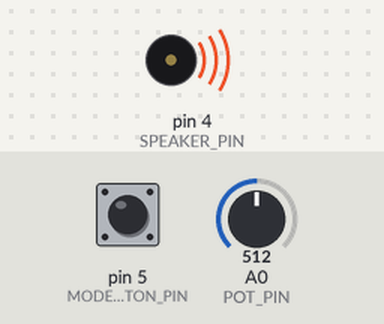
Recording of a sketch running on a simulated Arduino Uno, built with avr-gcc and run on an emulated ATmega328P. Parts: buzzer (waves = sounding). The test bench sets the inputs (shaded band); at power-on: A0 (POT_PIN) = 512, pin 5 (MODE_BUTTON_PIN) HIGH. What the sketch prints to the serial monitor is not drawn.

Above: at 1.2 s.
1.3 s: A0 (POT_PIN) set to 22
At 2.1 s:
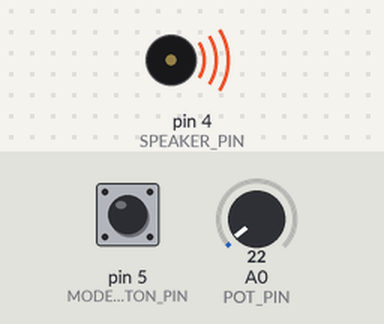
4.3 s: A0 (POT_PIN) set to 18
At 5.4 s:
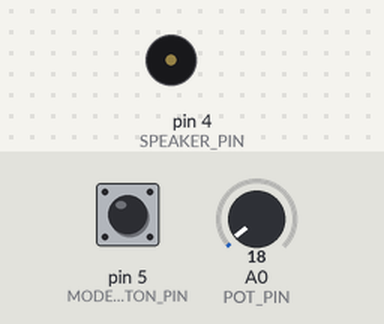
5.8 s: pin 5 (MODE_BUTTON_PIN) pulled LOW for 0.15 s
7.6 s: pin 5 (MODE_BUTTON_PIN) pulled LOW for 1 s
11.6 s: pin 5 (MODE_BUTTON_PIN) pulsed LOW 2 times (0.12 s each, 0.3 s apart)
15.2 s: pin 5 (MODE_BUTTON_PIN) pulsed LOW 2 times (0.12 s each, 0.3 s apart)
Timing chart, 0 to 18.2 s (numbered marks = the images above; inputs shaded):
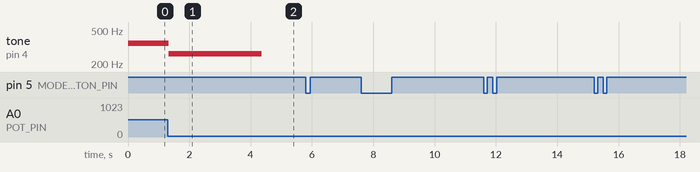

Measured:
- the behaviour switches between 21 and 20 on A0 (POT_PIN) (found by bisection; images 1 and 2)
- after the input at 1.3 s, tone on pin 4 (SPEAKER_PIN): 349 Hz → 262 Hz at once
- after the input at 4.3 s, tone on pin 4 (SPEAKER_PIN): 262 Hz → silent after 0.06 s

The sketch:

beep.ino
```cpp
/*
 * スケッチ名: Volume_Tone.ino
 * 概要: 可変抵抗器 (ボリューム) を回して配列の音階を鳴らし、ボタンでメジャー/沖縄音階を切り替える
 */

// ----------------------------------------------------
// 1. ピン設定と定数
// ----------------------------------------------------
const int SPEAKER_PIN = 4;      // スピーカー接続ピン (D4)
const int POT_PIN = A0;         // 可変抵抗器 (ボリューム) 接続ピン (A0)
const int MODE_BUTTON_PIN = 5;  // モード切り替えボタン (D5, INPUT_PULLUPを使用)

// ----------------------------------------------------
// 2. 音階の周波数定義 (Hz)
// ----------------------------------------------------
const int NOTE_C4 = 262;
const int NOTE_D4 = 294;
const int NOTE_E4 = 330;
const int NOTE_F4 = 349;
const int NOTE_G4 = 392;
const int NOTE_A4 = 440;
const int NOTE_B4 = 494;
const int NOTE_C5 = 523;
const int NOTE_E5 = 659; // ミ(高)

// ----------------------------------------------------
// 3. 音階配列の定義
// ----------------------------------------------------

// メジャーコード音階配列 (Cメジャー)
const int TONES_MAJOR[] = {
  NOTE_C4, NOTE_D4, NOTE_E4, NOTE_F4,
  NOTE_G4, NOTE_A4, NOTE_B4, NOTE_C5,
  NOTE_E5
};
const int NUM_MAJOR_TONES = sizeof(TONES_MAJOR) / sizeof(TONES_MAJOR[0]);

// 沖縄音階配列 (Cを基準とした琉球音階: C, E, F, G, B)
const int TONES_OKINAWA[] = {
  NOTE_C4,
  NOTE_E4,
  NOTE_F4,
  NOTE_G4,
  NOTE_B4,
  NOTE_C5,
  NOTE_E5
};
const int NUM_OKINAWA_TONES = sizeof(TONES_OKINAWA) / sizeof(TONES_OKINAWA[0]);

// ----------------------------------------------------
// 4. 状態管理変数
// ----------------------------------------------------

// 0: メジャー, 1: 沖縄音階
int currentMode = 0;

// 無音にするアナログ値の閾値
const int MUTE_THRESHOLD = 20;

// ボタンチャタリング・短押し検知用
unsigned long lastButtonPressTime = 0;
const long DEBOUNCE_DELAY = 200; // 200msのディレイ
bool modeButtonLastState = HIGH; // 前回のloop()でのボタン状態 (プルアップなので初期値はHIGH)

// ----------------------------------------------------
// 5. Setup関数
// ----------------------------------------------------

void setup() {
  pinMode(SPEAKER_PIN, OUTPUT);
  // モード切り替えボタンを入力プルアップに設定
  pinMode(MODE_BUTTON_PIN, INPUT_PULLUP);

  Serial.begin(9600);
  Serial.println("--- Array Tone Ready ---");
  Serial.println("初期モード: MAJOR (メジャーコード)");
}

// ----------------------------------------------------
// 6. Loop関数
// ----------------------------------------------------

void loop() {
  unsigned long currentTime = millis();

  // 1. アナログ値の読み取り (0〜1023)
  int potValue = analogRead(POT_PIN);
  long frequency;
  int toneIndex = -1;

  // 2. モード切り替えボタンの判定 (エッジ検出ロジックによる安全な切り替え)
  int modeButtonCurrentState = digitalRead(MODE_BUTTON_PIN);

  // ボタンが離された瞬間 (LOW -> HIGH) かつ、チャタリングディレイを過ぎていれば処理を実行
  if (modeButtonLastState == LOW && modeButtonCurrentState == HIGH) {
    if (currentTime - lastButtonPressTime > DEBOUNCE_DELAY) {

      // モードを切り替える (0 -> 1, 1 -> 0)
      currentMode = 1 - currentMode;
      lastButtonPressTime = currentTime; // 最後の処理時刻を更新

      // モード切り替え時の通知と音
      if (currentMode == 0) {
        Serial.println("--- MODE: MAJOR (メジャーコード) に切り替えました ---");
        tone(SPEAKER_PIN, NOTE_C5, 50);
      } else {
        Serial.println("--- MODE: OKINAWA (沖縄音階) に切り替えました ---");
        tone(SPEAKER_PIN, NOTE_C4, 50);
      }
    }
  }

  // 次のloop()のために現在の状態を保存
  modeButtonLastState = modeButtonCurrentState;

  // 3. 無音判定ロジック
  if (potValue <= MUTE_THRESHOLD) {
    noTone(SPEAKER_PIN);
    frequency = 0;
  } else {
    // 4. 現在のモードに基づいた配列の選択
    const int* currentTones;
    int currentNumTones;

    if (currentMode == 0) {
      currentTones = TONES_MAJOR;
      currentNumTones = NUM_MAJOR_TONES;
    } else {
      currentTones = TONES_OKINAWA;
      currentNumTones = NUM_OKINAWA_TONES;
    }

    // 5. アナログ値から配列インデックスへの変換
    // アナログ値を 0 から (要素数 - 1) のインデックス範囲にマッピングする
    toneIndex = map(potValue, MUTE_THRESHOLD + 1, 1023, 0, currentNumTones - 1);

    // 配列から対応する周波数を取得
    frequency = currentTones[toneIndex];

    // 6. スピーカーから音を鳴らす
    tone(SPEAKER_PIN, frequency);
  }

  // 7. デバッグ情報の出力
  Serial.print("Mode: ");
  Serial.print(currentMode == 0 ? "メジャー" : "沖縄");
  Serial.print(" | Value: ");
  Serial.print(potValue);
  Serial.print(" -> Index: ");
  Serial.print(toneIndex);
  Serial.print(" -> Freq (Hz): ");
  Serial.println(frequency);

  delay(10);
}
```
